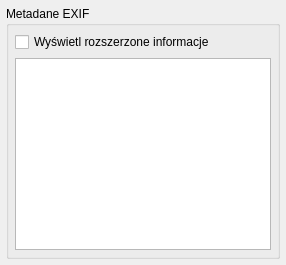
      <widget class="QWidget" name="infoTab">
       <attribute name="icon">
        <iconset resource="resource.qrc">
         <normaloff>:/icons/rubber/icons/rubber-icons/system_monitor.ico</normaloff>:/icons/rubber/icons/rubber-icons/system_monitor.ico</iconset>
       </attribute>
       <attribute name="title">
        <string>Informacje o obrazie</string>
       </attribute>
       <attribute name="toolTip">
        <string>Rozszerzone informacje o obrazie</string>
       </attribute>
       <layout class="QHBoxLayout" name="horizontalLayout_15" stretch="0">
        <property name="leftMargin">
         <number>6</number>
        </property>
        <property name="topMargin">
         <number>6</number>
        </property>
        <property name="rightMargin">
         <number>6</number>
        </property>
        <property name="bottomMargin">
         <number>6</number>
        </property>
        <item>
         <widget class="QGroupBox" name="groupBox_3">
          <property name="title">
           <string>Metadane EXIF</string>
          </property>
          <layout class="QVBoxLayout" name="verticalLayout_7">
           <property name="leftMargin">
            <number>6</number>
           </property>
           <property name="topMargin">
            <number>6</number>
           </property>
           <property name="rightMargin">
            <number>6</number>
           </property>
           <property name="bottomMargin">
            <number>6</number>
           </property>
           <item>
            <widget class="QCheckBox" name="exifExtendedInfo">
             <property name="text">
              <string>Wyświetl rozszerzone informacje</string>
             </property>
            </widget>
           </item>
           <item>
            <widget class="QTextEdit" name="exifInfo">
             <property name="readOnly">
              <bool>true</bool>
             </property>
            </widget>
           </item>
          </layout>
         </widget>
        </item>
       </layout>
      </widget>
